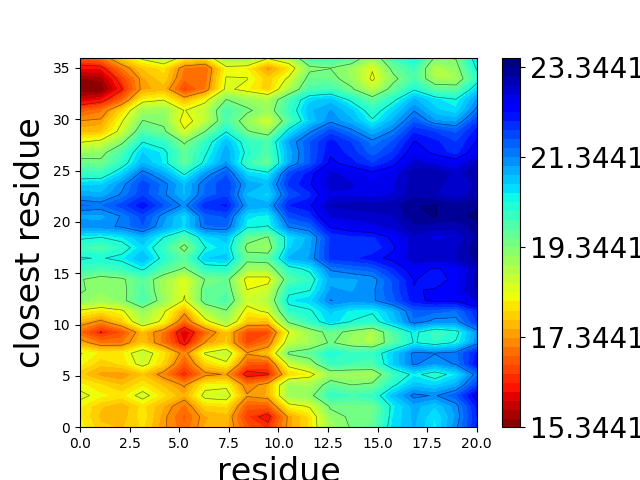

Source code (Python):
from pylab import *
from numpy import *

import matplotlib.pyplot as plt
import sys

#fig=figure(figsize=(8,6))
#fig.subplots_adjust(left=0.12,bottom=0.12,right=0.94,top=0.94)

#input="contacts.res"
input="contacts_20x36.res"
#input="contacts_36x30.res"
output="map_poster.png"

d=np.loadtxt(input)

dx=d[:,0]
dy=d[:,1]
dz=d[:,2]

### matrix dimension

for i in range(1,len(dy)):	# x1,y1 -> x1,y2 -> x1,y3 -> ...
 if(dy[i]<dy[i-1]):
  ny=i
  nx=int(len(dx)/ny)
  break

for i in range(1,len(dx)):	# x1,y1 -> x2,y1 -> x3,y1 -> ...
 if(dx[i]<dx[i-1]):
  nx=i
  ny=int(len(dy)/nx)
  break

print("dimension:",nx,ny)

### matrix

Z=np.zeros((nx,ny))

for i in range(0,len(dx)):
 ix=int(dx[i]-1)
 iy=int(dy[i]-1)
 Z[ix,iy]=dz[i]

Z=np.transpose(Z)	# pyplot interprets x column as y, and vice versa

extent=(0,nx,0,ny)

my_cmap=matplotlib.cm.get_cmap('jet_r')
#my_cmap.set_over('w')
#my_cmap.set_under('w')

vmin=min(dz[nonzero(dz)])
vmax=max(dz[nonzero(dz)])
#print(vmin,"-",vmax)


valmin=min(dz)
valmax=max(dz)

dz[dz>valmax]=valmin
dz[dz==0.0]=valmax


bbcont=arange(valmin,valmax+1.0,1.0)
bb=arange(valmin,valmax+0.2,0.2)

#palette=plt.matplotlib.colors.LinearSegmentedColormap('jet3',plt.cm.datad['jet'],2048)

#plt.imshow(Z,extent=extent,cmap="hot",origin='lower',vmin=min(dz),vmax=max(dz),aspect='auto',interpolation='lanczos')
### origin='lower',aspect='auto',interpolation='lanczos' 
map=plt.contour(Z,bbcont,extent=extent,vmin=valmin,vmax=valmax,linewidths=0.5,colors='k',alpha=0.5)
map=plt.contourf(Z,bb,extent=extent,cmap=my_cmap,vmin=valmin,vmax=valmax)

cb=plt.colorbar(map)
cb.set_clim(vmin=valmin,vmax=valmax)
cb.set_ticks(arange(valmin,valmax+2.0,2.0))
cb.ax.tick_params(labelsize=20)
cb.set_ticklabels(arange(valmin,valmax+2.0,2.0))

cb.set_label(r'average minimum C$\alpha$ distance [$\AA$]',fontsize=24)

plt.ylabel(r'closest residue',fontsize=24)
plt.xlabel(r'residue',fontsize=24)

xlim(0,nx)
ylim(0,ny)

#xticks(arange(5,40,5),fontsize=20)
#yticks(arange(5,40,5),fontsize=20)

savefig(output)
plt.show()
